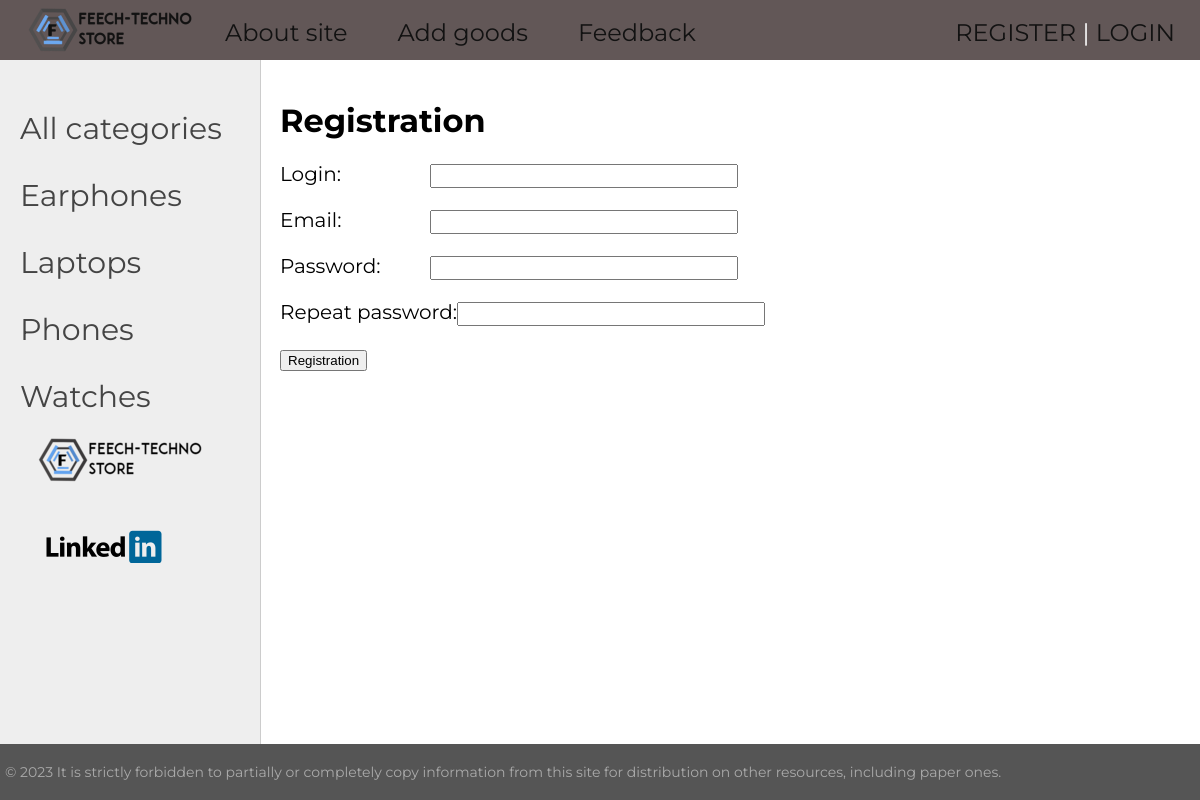
Screenshot of /register/ with the database file from the repository.
### shop/models.py (models this page shows, shortened)
class Category(models.Model):
    name = models.CharField(max_length=100, db_index=True, verbose_name='category')
    slug = models.SlugField(max_length=255, unique=True, db_index=True, verbose_name='URL')
    def get_absolute_url(self):
        return reverse('category', kwargs={'cat_slug': self.slug})
    class Meta:
        verbose_name = 'Categories'
        verbose_name_plural = 'Categories'
        ordering = ['id']  # sort category in 'id'

### shop/views.py (the view, shortened to what this page needs)
# urls.py: path('register/', RegisterUser.as_view(), name='register'),
class RegisterUser(DataMixin, CreateView):
    form_class = RegisterUserForm
    template_name = 'shop/register.html'
    success_url = reverse_lazy('login')
    def get_context_data(self, *, object_list=None, **kwargs):
        context = super().get_context_data(**kwargs)
        c_def = self.get_user_context(title='Registration')
        return dict(list(c_def.items()) + list(context.items()))

### shop/forms.py
class RegisterUserForm(UserCreationForm):
    username = forms.CharField(label='Login', widget=forms.TextInput(attrs={'class': 'form-input'}))
    email = forms.EmailField(label='Email', widget=forms.EmailInput(attrs={'class': 'form-input'}))
    password1 = forms.CharField(label='Password', widget=forms.PasswordInput(attrs={'class': 'form-input'}))
    password2 = forms.CharField(label='Repeat password', widget=forms.PasswordInput(attrs={'class': 'form-input'}))
    class Meta:
        model = User
        fields = ('username', 'email', 'password1', 'password2')

### shop/utils.py (called while the page is built)
    def get_user_context(self, **kwargs):
        context = kwargs
        cats = Category.objects.annotate(Count('shop'))
        user_menu = menu.copy()
        if not self.request.user.is_authenticated:
            user_menu.pop(1)
        context['menu'] = menu
        context['cats'] = cats
        if 'cat_selected' not in context:
            context['cat_selected'] = 0
        return context

### shop/templates/shop/register.html (shortened to what this page needs)
{% extends 'shop/base.html' %}
{% block content %}
    <h1>{{ title }}</h1>
    <form action="">
        {% for f in form %}
            <p><label class="form-label" for="{{ f.id_for_label }}">{{ f.label }}: </label>{{ f }}</p>
        {% endfor %}
        <button type="submit">Registration</button>
    </form>
{% endblock %}

### shop/templates/shop/base.html (shortened to what this page needs)
{% load static %}
{% load shop_tags %}
{% load cache %}
<!DOCTYPE html>
<html lang="en">
<head>
    <link type="text/css" href="{% static 'shop/css/styles.css' %}" rel="stylesheet"/>
</head>
<body>
<table class="table-page" border=0 cellpadding="0" cellspacing="0">
    <tr>
        <td valign=top>
            {% block mainmenu %}
                <div class="header">
                    <ul id="mainmenu" class="mainmenu">
                        <li class="logo"><a href="{% url 'home' %}">
                            <div class="logo"></div>
                        </a></li>
                        {% for m in menu %}
                            <li><a href="{% url m.url_name %}">{{ m.title }}</a></li>
                        {% endfor %}
                        {% if request.user.is_authenticated %}
                            <li class="last">
                                {{ user.username }} | <a href="{% url 'logout' %}">LOGOUT</a>
                            </li>
                        {% else %}
                            <li class="last">
                                <a href="{% url 'register' %}">{{ m.title }}REGISTER</a> | <a href="{% url 'login' %}">LOGIN</a>
                            </li>
                        {% endif %}
                    </ul>
                </div>
            {% endblock mainmenu %}
            <table class="table-content" border=0 cellpadding="0" cellspacing="0">
                <tr>
                    <td valign="top" class="left-chapters">
                        <ul id="leftchapters">
                            {% if cat_selcted == 0 %}
                                <li class="selected">All categories</li>
                            {% else %}
                                <li><a href="{% url 'home' %}">All categories</a></li>
                            {% endif %}
                            {% for c in cats %}
                                {% if c.shop__count > 0 %}
                                    {% if c.pk == cat_selected %}
                                        <li class="selected">{{ c.name }}</li>
                                    {% else %}
                                        <li><a href="{{ c.get_absolute_url }}">{{ c.name }}</a></li>
                                    {% endif %}
                                {% endif %}
                            {% endfor %}
                            <li class="share">
                                <a class="share-yt"
                                   target="_blank" rel="nofollow"></a>
                            </li>
                            <li class="share">
                                <a class="linkin"
                                   target="_blank" rel="nofollow"
                                   href="https://www.linkedin.com/in/artem-gavriliuk-719106263/"></a>
                            </li>
                        </ul>
                    </td>
                    <td valign="top" class="content">
                        <div class="content-text">
                            {% block content %}
                            {% endblock %}
                        </div>
                    </td>
                </tr>
            </table>
        </td>
    </tr>
    <tr>
        <td valign=top>
            <div id="footer">
                <p>&copy; 2023 It is strictly forbidden to partially or completely copy information from this site for
                    distribution on other resources, including paper ones.</p>
            </div>
        </td>
    </tr>
</table>
</body>
</html>

### shop/static/shop/css/styles.css (style rules this page uses)
html, body { font-family: 'Montserrat', sans-serif; margin: 0; padding: 0; height: 100%; width: 100%; color: #444; }
a { color: #0059b2; text-decoration: none; }
.table-page { width: 100%; height: 100%; vertical-align: top; }
.table-page tr { height: 100%; }
.header { position: sticky; background: #574b4b; height: 60px; top: 0; opacity: 0.93; }
.header li { opacity: 1; }
.logo { background: url('../images/logo1.png') no-repeat 10px 5px; width: 200px; height: 70px; }
ul.mainmenu { list-style: none; margin: 0; padding: 0; height: 60px; color: #000000; font-size: 24px; overflow: hidden; }
ul.mainmenu li { float: left; margin: 18px 25px 0 25px; }
ul.mainmenu li.logo { margin: 0; }
ul.mainmenu li.last { float: right; color: #ffffff }
ul.mainmenu li a { color: #000000; text-decoration: none; }
.table-content { width: 100%; min-height: 100%; height: 100%; }
.left-chapters { position: fixed; margin: 0; background: #eee; border-right: 1px solid #ccc; min-height: 100%; }
.left-chapters ul { width: 230px; min-height: 100%; margin: 0; padding: 20px 10px 10px 20px; list-style: none; font-size: 30px; }
.left-chapters ul li { margin: 30px 0 0 0; color: #999; }
.left-chapters ul li a { color: #444; text-decoration: none; }
.left-chapters ul li.share { margin: 20px 0 0 0; }
.left-chapters ul li.share a { display: inline-block; width: 40px; height: 40px; margin: 0 20px 0 0; }
.left-chapters ul li.share a.share-yt { width: 100%; height: 60px; background: url('../images/logo1.png') no-repeat 0 0 }
.left-chapters ul li.share a.linkin { margin-left: 20px; margin-top: -40px; width: 100%; display: inline-block; height: 80px; background: url('../images/294671_linkedin_icon.png') no-repeat 0 0 }
.content { padding: 20px 20px 10px 250px; width: 100%; box-sizing: border-box; }
.content-text { margin: 15px 0 0 30px; color: #000; font-size: 20px; font-family: 'Montserrat', sans-serif; }
.content-text h1 { font-size: 32px; }
#footer { box-sizing: border-box; position: relative; background: #555555; padding: 5px; color: #aaa; font-size: 14px; font-family: 'Montserrat', sans-serif; text-align: left; overflow: hidden; }
.form-input { width: 300px; font-size: 16px; }
.form-label { display: inline-block; min-width: 150px; vertical-align: top; }

### rows the page displays
Category: name "Earphones"
Category: name "Laptops"
Category: name "Phones"
Category: name "Watches"

### other values shown
{{ m.title }} "About site" "Add goods" "Feedback"
{{ title }} "Registration"
{{ f.label }} "Login" "Email" "Password" "Repeat password"
